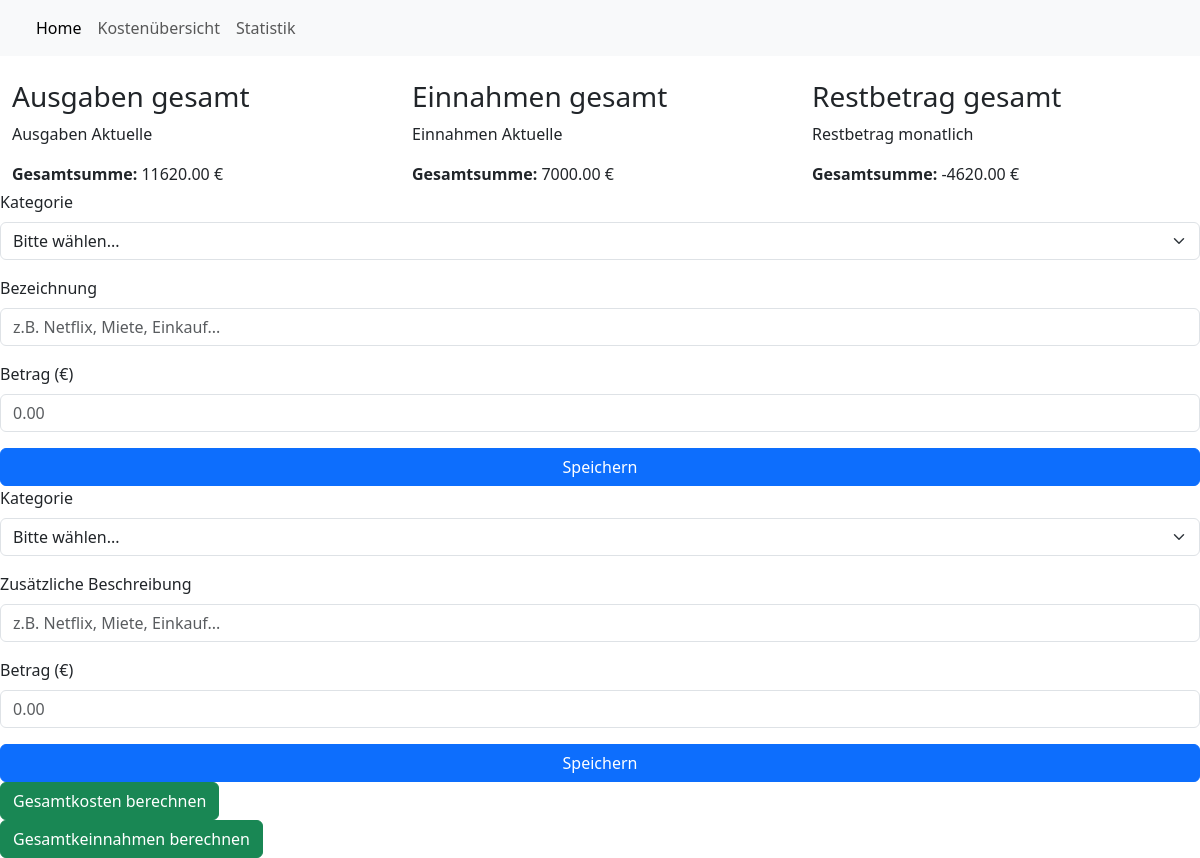
Screenshot of /kosten/ with the database file from the repository.
### kosten/models.py (models this page shows)
class Kosten_Summe(models.Model):
    kosten_gesamt = models.DecimalField(max_digits=10, decimal_places=2, default=0)

class Einnahmen_Summe(models.Model):
    einnahmen_gesamt = models.DecimalField(max_digits=10, decimal_places=2, default=0)

class Restwert(models.Model):
    restwert  = models.DecimalField(max_digits=10, decimal_places=2, default=0)

### kosten/views.py (the view)
# urls.py: path('', views.kosten_view, name='kosten_view'),
def kosten_view(request):
    kosten_summe = Kosten_Summe.objects.first()
    einnahmen_summe = Einnahmen_Summe.objects.first()
    kosten_wert = kosten_summe.kosten_gesamt if kosten_summe else Decimal('0')
    einnahmen_wert = einnahmen_summe.einnahmen_gesamt if einnahmen_summe else Decimal('0')
    Restbetrag = einnahmen_wert - kosten_wert
    Restwert.objects.update_or_create(
        id=1,
        defaults={'restwert': Restbetrag}
    )
    Bugtest = Restwert.objects.first()
    print("Berechneter Restbetrag:", Restbetrag)
    print("Gespeicherter Restwert:", Bugtest.restwert if Bugtest else "Keine Daten")
    summen_context = {
        "Summe_kosten": kosten_wert,
        "Summe_einnahmen": einnahmen_wert,
        "Restbetrag": Restbetrag,
    }
    return render(request, 'kosten/kosten.html', summen_context)

### kosten/templates/kosten/kosten.html (shortened to what this page needs)
{% load static %}
<!DOCTYPE html>
<html>
<head>
    <link rel="stylesheet" href="{% static 'kosten/style.css' %}">
    <link href="https://cdn.jsdelivr.net/npm/bootstrap@5.3.2/dist/css/bootstrap.min.css" rel="stylesheet">
</head>
<body>
    <section id="main-section-home">
        <section>
            <div id="eingabe-form">
                <nav class="navbar navbar-expand-lg bg-body-tertiary">
                    <div class="container-fluid">
                        <div class="collapse navbar-collapse" id="navbarNav">
                            <ul class="navbar-nav">
                                <li class="nav-item">
                                    <a class="nav-link active" aria-current="page" href="#">Home</a>
                                </li>
                                <li class="nav-item">
                                    <a class="nav-link" href="{% url 'kosten:kosten_view' %}">Kostenübersicht</a>
                                </li>
                                <li class="nav-item">
                                    <a class="nav-link" href="#">Statistik</a>
                                </li>
                            </ul>
                        </div>
                    </div>
                </nav>
            </div>
            <div id="main-wrapper">
                <div id="top_wrapper_ubersicht">
                <div class="container mt-4">
                    <h3>Ausgaben gesamt</h3>
                    <div class="mb-1">
                        <p>Ausgaben Aktuelle</p>
                        <strong>Gesamtsumme:</strong> {{ Summe_kosten }} €
                    </div>
                </div>
                <div class="container mt-4">
                    <h3>Einnahmen gesamt</h3>
                    <div class="mb-1">
                        <p>Einnahmen Aktuelle</p>
                        <strong>Gesamtsumme:</strong> {{ Summe_einnahmen }} €
                    </div>
                </div>
                <div class="container mt-4">
                    <h3>Restbetrag gesamt</h3>
                    <div class="mb-1">
                        <p>Restbetrag monatlich</p>
                        <strong>Gesamtsumme:</strong> {{ Restbetrag }} €
                    </div>
                </div>
            </div>
                <form hx-post="{% url 'kosten:kosten_add' %}"
                      hx-target="#result"
                      hx-swap="afterbegin">
                        <div class="mb-3">
                            <label for="kosten_kategorie" class="form-label">Kategorie</label>
                            <select
                                id="kosten_kategorie"
                                name="kosten_kategorie"
                                class="form-select"
                                required>
                                <option value="" selected disabled>Bitte wählen...</option>
                            </select>
                        </div>
                        <div class="mb-3">
                            <label for="kosten_name" class="form-label">Bezeichnung</label>
                            <input
                                type="text"
                                id="kosten_name"
                                name="kosten_name"
                                class="form-control"
                                placeholder="z.B. Netflix, Miete, Einkauf..."
                                required>
                        </div>
                        <div class="mb-3">
                            <label for="kosten_höhe" class="form-label">Betrag (€)</label>
                            <input
                                type="number"
                                id="kosten_höhe"
                                name="kosten_höhe"
                                class="form-control"
                                min="0"
                                step="0.01"
                                placeholder="0.00"
                                required>
                        </div>
                        <button type="submit" class="btn btn-primary w-100">Speichern</button>
                </form>
                  <form hx-post="{% url 'kosten:einnahmen_add' %}"
                  hx-target="#result"
                  hx-swap="afterbegin">
                    <div class="mb-3">
                        <label for="einnahmen_kategorie" class="form-label">Kategorie</label>
                        <select
                            id="einnahmen_kategorie"
                            name="einnahmen_kategorie"
                            class="form-select"
                            required>
                            <option value="" selected disabled>Bitte wählen...</option>
                        </select>
                    </div>
                    <div class="mb-3">
                        <label for="einnahmen_name" class="form-label">Zusätzliche Beschreibung</label>
                        <input
                            type="text"
                            id="einnahmen_name"
                            name="einnahmen_name"
                            class="form-control"
                            placeholder="z.B. Netflix, Miete, Einkauf..."
                            required>
                    </div>
                    <div class="mb-3">
                        <label for="einnahmen_höhe" class="form-label">Betrag (€)</label>
                        <input
                            type="number"
                            id="einnahmen_höhe"
                            name="einnahmen_höhe"
                            class="form-control"
                            min="0"
                            step="0.01"
                            placeholder="0.00"
                            required>
                    </div>
                    <button type="submit" class="btn btn-primary w-100">Speichern</button>
            </form>
            <form method="post" action="{% url 'kosten:gesamtkosten_view' %}">
                <button type="submit" class="btn btn-success">
                     Gesamtkosten berechnen
                </button>
            </form>
                       <form method="post" action="{% url 'kosten:einnahmen_view' %}">
                        <button type="submit" class="btn btn-success">
                             Gesamtkeinnahmen berechnen
                        </button>
                    </form>
</body>
</html>

### kosten/static/kosten/style.css (style rules this page uses)
#top_wrapper_ubersicht { display:flex; align-items: center; justify-content: center; }

### rows the page displays
Kosten_Summe: kosten_gesamt "11620.00"
Einnahmen_Summe: einnahmen_gesamt "7000.00"
Restwert: restwert "-4620.00"
